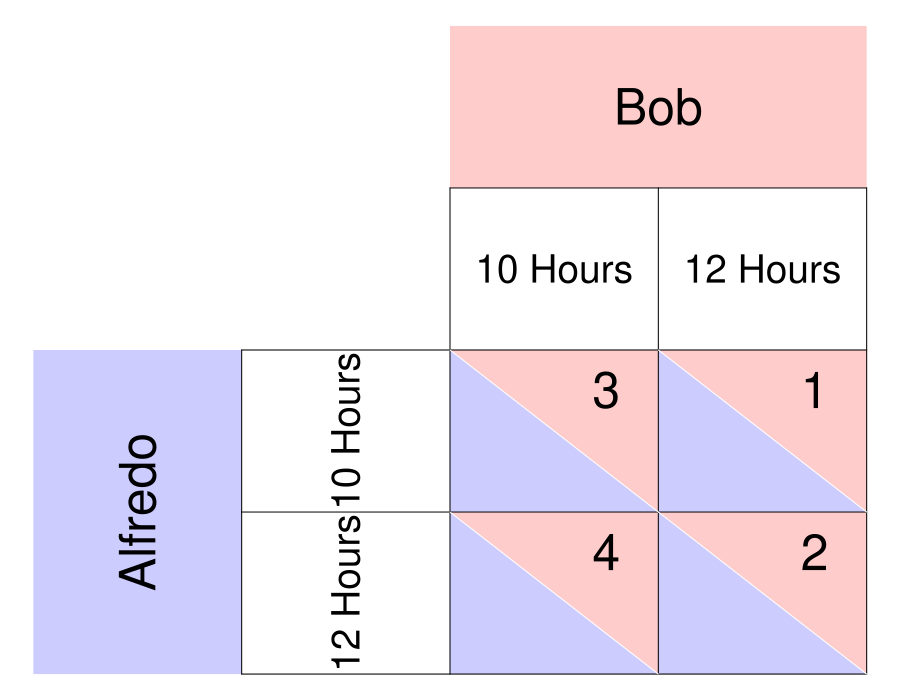

Write R code to recreate this figure.
require(ggplot2)
require(shape)
pdf(file = "society/matrix_fishermen_B.pdf", width = 9, height = 7)

par(mar =  c(0, 0, 0, 0))
xlims <- c(0, 8)
ylims <- c(0, 8)

#TextSizes
PlayerSize <- 3
StratSize <- 2.3
PayoffSize <- 3

p1fadelevel <- 0.2
p2fadelevel <- 0.2

#Payoffs are listed as c("NW", "SW", "NE", "SE")

#Considerations for Player 1
P1Name <- c("Alfredo")
P1Strat <- c("10 hours", "12 hours")
P1Payoffs <- c("", "", "", "")
P1BR1 <- c("SW") #Must be NW or SW - the BR prints accordingly. 
P1BR2 <- c("SE") #Must be NE or SE - the BR prints accordingly. 
P1bestsize <- 2.5 #Adjusts size of point indicating best response of P1
#NW = (5, 3); SW = (5,1); NE = (7, 3); SE = (7, 1)

#Considerations for Player 2
P2Name <- c("Bob")
P2Strat <- c("10 hours", "12 hours")
P2Payoffs <- c("3", "1", "4", "2")
P2BR1 <- c("NE") #Must be NW or SW - the BR prints accordingly. 
P2BR2 <- c("SE") #Must be NE or SE - the BR prints accordingly. 
P2bestsize <- 4 #Adjusts size of circle indicating best response of P1

plot(0, 0, xlim = xlims, ylim = ylims, type = "n",
     xlab = expression(""),
     ylab = expression(""),
     xaxt = "n", 
     yaxt = "n", 
     cex.lab = 2, 
     bty = "n")



#Color and label for Player 1 and their strategies
polygon(c(0,0,2,2,0), c(0,4,4,0,0), col=rgb(0, 0, 1, p1fadelevel), density=NULL, border = NA)
text(1, 2, P1Name[1], srt = 90, cex = PlayerSize)

text(3, 3, P1Strat[1], cex = StratSize, srt = 90)
text(3, 1, P1Strat[2], cex = StratSize, srt = 90)


#Color and label for Player 2
polygon(c(4,4,8,8,4), c(8,6,6,8,8), col=rgb(1, 0, 0, p2fadelevel), density=NULL, border = NA)
text(6, 7, P2Name[1], cex = PlayerSize)

text(5, 5, P2Strat[1], cex = StratSize)
text(7, 5, P2Strat[2], cex = StratSize)

#NorthWest cell 
#P1
polygon(c(4,4,6,4), c(4,2,2,4), col=rgb(0, 0, 1, p1fadelevel), density=NULL, border = NA)
#P2
polygon(c(4,6,6,4), c(4,4,2,4), col=rgb(1, 0, 0, p2fadelevel), density=NULL, border = NA)

#P1
text(4.5, 2.5, P1Payoffs[1], cex = PayoffSize)
#P2
text(5.5, 3.5, P2Payoffs[1], cex = PayoffSize)

#SouthWest cell  
#P1
polygon(c(4,4,6,4), c(2,0,0,2), col=rgb(0, 0, 1, p1fadelevel), density=NULL, border = NA)
#P2
polygon(c(4,6,6,4), c(2,2,0,2), col=rgb(1, 0, 0, p2fadelevel), density=NULL, border = NA)

#P1
text(4.5, 0.5, P1Payoffs[2], cex = PayoffSize)
#P2
text(5.5, 1.5, P2Payoffs[2], cex = PayoffSize)


#NorthEast cell 
#P1
polygon(c(6,6,8,6), c(4,2,2,4), col=rgb(0, 0, 1, p1fadelevel), density=NULL, border = NA)
#P2
polygon(c(6,8,8,6), c(4,4,2,4), col=rgb(1, 0, 0, p2fadelevel), density=NULL, border = NA)
#P1
text(6.5, 2.5, P1Payoffs[3], cex = PayoffSize)
#P2
text(7.5, 3.5, P2Payoffs[3], cex = PayoffSize)

#SouthEast cell 
#P1
polygon(c(6,6,8,6), c(2,0,0,2), col=rgb(0, 0, 1, p1fadelevel), density=NULL, border = NA)
#P2
polygon(c(6,8,8,6), c(2,2,0,2), col=rgb(1, 0, 0, p2fadelevel), density=NULL, border = NA)
#P1
text(6.5, 0.5, P1Payoffs[4], cex = PayoffSize)
#P2
text(7.5, 1.5, P2Payoffs[4], cex = PayoffSize)


#Lines for the Table
segments(8, 0, 8, 6, lty = 1, col = "black")
segments(4, 6, 8, 6, lty = 1, col = "black")
segments(2, 0, 2, 4, lty = 1, col = "black")
segments(2, 0, 8, 0, lty = 1, col = "black")
segments(2, 4, 8, 4, lty = 1, col = "black")
segments(4, 0, 4, 6, lty = 1, col = "black")
segments(2, 2, 8, 2, lty = 1, col = "black")
segments(6, 0, 6, 6, lty = 1, col = "black")

#Diagonals
#NW
segments(4, 4, 6, 2, lty = 1, col = "white")
#NE
segments(6, 4, 8, 2, lty = 1, col = "white")
#SW
segments(4, 2, 6, 0, lty = 1, col = "white")
#Se
segments(6, 2, 8, 0, lty = 1, col = "white")


#Best responses 
#P1 
# if (P1BR1[1] == "NW"){
#   points(5, 3, pch = 16, col = "black", cex = P1bestsize)
# } else{points(5, 1, pch = 16, col = "black", cex = P1bestsize)
# }
# 
# if (P1BR2[1] == "NE"){
#   points(7, 3, pch = 16, col = "black", cex = P1bestsize)
# } else{points(7, 1, pch = 16, col = "black", cex = P1bestsize)
# }
# 
# 
# #P2
# if (P2BR1[1] == "NW"){
#   points(5, 3, pch = 1, col = "black", cex = P2bestsize)
# } else{points(7, 3, pch = 1, col = "black", cex = P2bestsize)
# }
# 
# if (P2BR2[1] == "SW"){
#   points(5, 1, pch = 1, col = "black", cex = P2bestsize)
# } else{points(7, 1, pch = 1, col = "black", cex = P2bestsize)
# }

dev.off()
